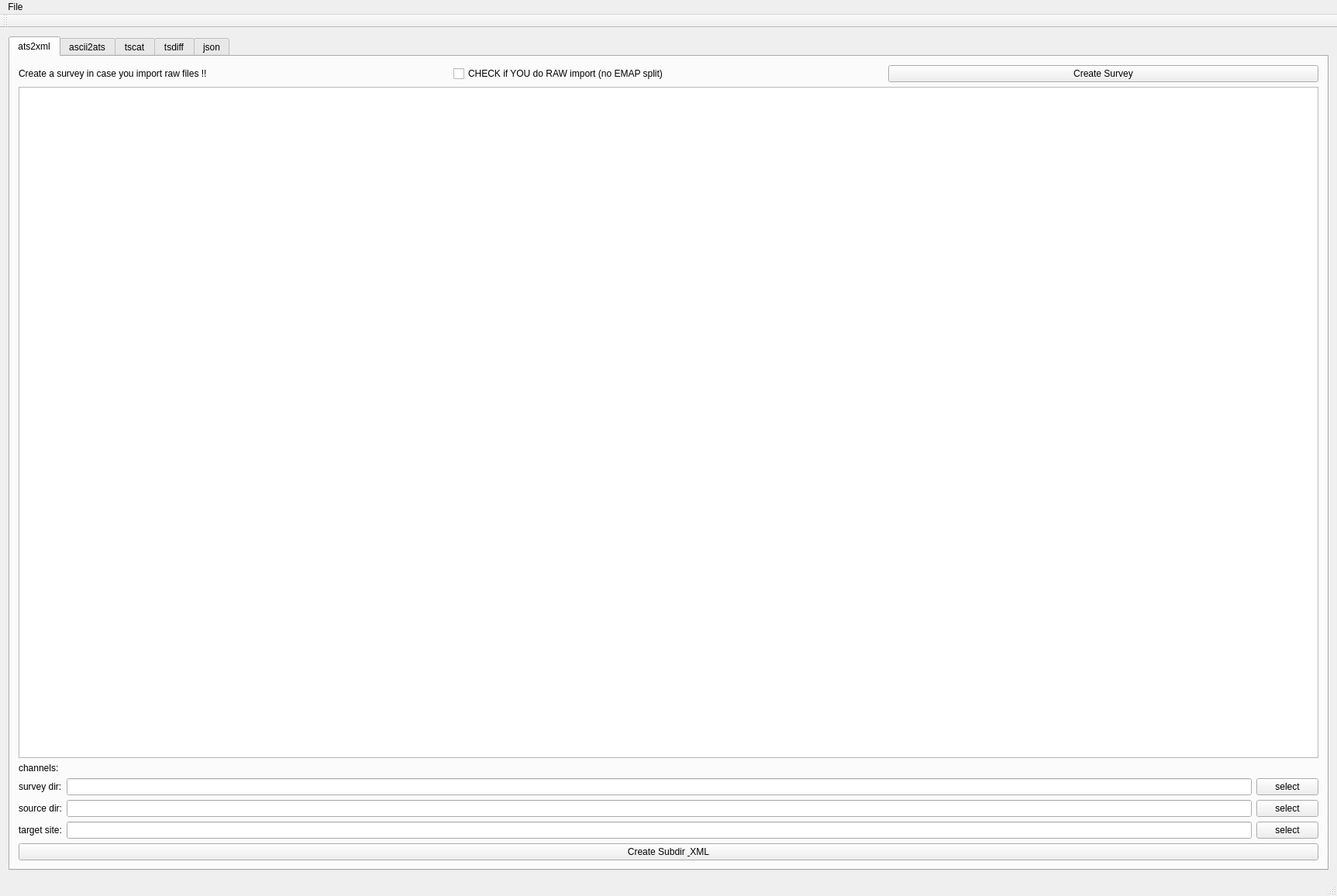
<?xml version="1.0" encoding="UTF-8"?>
<ui version="4.0">
 <class>MainWindow</class>
 <widget class="QMainWindow" name="MainWindow">
  <property name="geometry">
   <rect>
    <x>0</x>
    <y>0</y>
    <width>1725</width>
    <height>1156</height>
   </rect>
  </property>
  <property name="acceptDrops">
   <bool>true</bool>
  </property>
  <property name="windowTitle">
   <string>ts tools</string>
  </property>
  <widget class="QWidget" name="centralWidget">
   <layout class="QVBoxLayout" name="verticalLayout">
    <item>
     <widget class="QTabWidget" name="tabWidget">
      <property name="acceptDrops">
       <bool>true</bool>
      </property>
      <property name="toolTip">
       <string/>
      </property>
      <property name="currentIndex">
       <number>0</number>
      </property>
      <widget class="QWidget" name="tab_ats2xml">
       <attribute name="title">
        <string>ats2xml</string>
       </attribute>
       <layout class="QVBoxLayout" name="verticalLayout_2">
        <item>
         <layout class="QHBoxLayout" name="hzl_create_survey">
          <item>
           <widget class="QLabel" name="label">
            <property name="toolTip">
             <string>&lt;html&gt;&lt;head/&gt;&lt;body&gt;&lt;p&gt;ats2xml works on a survey dir structure &lt;span style=&quot; font-weight:600;&quot;&gt;ONLY&lt;/span&gt;&lt;/p&gt;&lt;/body&gt;&lt;/html&gt;</string>
            </property>
            <property name="text">
             <string>Create a survey in case you import raw files !!</string>
            </property>
           </widget>
          </item>
          <item>
           <widget class="QCheckBox" name="checkBox_raw_import">
            <property name="text">
             <string>CHECK if YOU do RAW import (no EMAP split)</string>
            </property>
           </widget>
          </item>
          <item>
           <widget class="QPushButton" name="pushButton_create_survey">
            <property name="text">
             <string>Create Survey</string>
            </property>
           </widget>
          </item>
         </layout>
        </item>
        <item>
         <widget class="QListWidget" name="ats2xml_listWidget">
          <property name="acceptDrops">
           <bool>true</bool>
          </property>
         </widget>
        </item>
        <item>
         <layout class="QHBoxLayout" name="hzl_chans">
          <item>
           <widget class="QLabel" name="label_3">
            <property name="toolTip">
             <string>&lt;html&gt;&lt;head/&gt;&lt;body&gt;&lt;p&gt;You can select channels&lt;/p&gt;&lt;p&gt;this is needed for splitting old EMAP data&lt;/p&gt;&lt;p&gt;to new ADU-08e EMAP with 2 channels&lt;/p&gt;&lt;/body&gt;&lt;/html&gt;</string>
            </property>
            <property name="text">
             <string>channels:</string>
            </property>
           </widget>
          </item>
         </layout>
        </item>
        <item>
         <layout class="QHBoxLayout" name="hzl_survey">
          <item>
           <widget class="QLabel" name="label_4">
            <property name="text">
             <string>survey dir:</string>
            </property>
           </widget>
          </item>
          <item>
           <widget class="lineedit_file" name="dirs_base_lineEdit"/>
          </item>
          <item>
           <widget class="QPushButton" name="dirs_base_select_pushButton">
            <property name="text">
             <string>select</string>
            </property>
           </widget>
          </item>
         </layout>
        </item>
        <item>
         <layout class="QHBoxLayout" name="hzl_source">
          <item>
           <widget class="QLabel" name="label_6">
            <property name="text">
             <string>source dir:</string>
            </property>
           </widget>
          </item>
          <item>
           <widget class="lineedit_file" name="dirs_source_lineEdit"/>
          </item>
          <item>
           <widget class="QPushButton" name="dirs_source_select_pushButton">
            <property name="text">
             <string>select</string>
            </property>
           </widget>
          </item>
         </layout>
        </item>
        <item>
         <layout class="QHBoxLayout" name="hzl_target_site">
          <item>
           <widget class="QLabel" name="label_5">
            <property name="text">
             <string>target site:</string>
            </property>
           </widget>
          </item>
          <item>
           <widget class="lineedit_file" name="dirs_target_lineEdit"/>
          </item>
          <item>
           <widget class="QPushButton" name="dirs_target_select_pushButton">
            <property name="text">
             <string>select</string>
            </property>
           </widget>
          </item>
         </layout>
        </item>
        <item>
         <widget class="QPushButton" name="pushButton_create_xml">
          <property name="text">
           <string>Create Subdir &amp; XML</string>
          </property>
         </widget>
        </item>
       </layout>
      </widget>
      <widget class="QWidget" name="tab_ascii2ats">
       <attribute name="title">
        <string>ascii2ats</string>
       </attribute>
       <layout class="QVBoxLayout" name="verticalLayout_3">
        <item>
         <layout class="QHBoxLayout" name="hzl_note">
          <item>
           <widget class="QLineEdit" name="lineEdit">
            <property name="font">
             <font>
              <weight>75</weight>
              <bold>true</bold>
             </font>
            </property>
            <property name="text">
             <string>Create a survey in case you import raw files !!, use ats2xml tab please</string>
            </property>
            <property name="readOnly">
             <bool>true</bool>
            </property>
           </widget>
          </item>
          <item>
           <spacer name="horizontalSpacer_9">
            <property name="orientation">
             <enum>Qt::Horizontal</enum>
            </property>
            <property name="sizeHint" stdset="0">
             <size>
              <width>40</width>
              <height>20</height>
             </size>
            </property>
           </spacer>
          </item>
         </layout>
        </item>
        <item>
         <layout class="QHBoxLayout" name="hzl_Ex">
          <item>
           <widget class="QLabel" name="label_8">
            <property name="text">
             <string>Ex</string>
            </property>
           </widget>
          </item>
          <item>
           <widget class="QComboBox" name="comboBox_Ex_sensor">
            <property name="sizePolicy">
             <sizepolicy hsizetype="Preferred" vsizetype="Fixed">
              <horstretch>0</horstretch>
              <verstretch>0</verstretch>
             </sizepolicy>
            </property>
           </widget>
          </item>
          <item>
           <widget class="QSpinBox" name="spinBox_ExSer">
            <property name="suffix">
             <string> serial</string>
            </property>
            <property name="minimum">
             <number>1</number>
            </property>
            <property name="maximum">
             <number>1000000</number>
            </property>
           </widget>
          </item>
          <item>
           <widget class="QDoubleSpinBox" name="doubleSpinBox_DipEx">
            <property name="suffix">
             <string> m dipole</string>
            </property>
            <property name="minimum">
             <double>0.010000000000000</double>
            </property>
            <property name="maximum">
             <double>99990000.000000000000000</double>
            </property>
            <property name="value">
             <double>1000.000000000000000</double>
            </property>
           </widget>
          </item>
          <item>
           <spacer name="horizontalSpacer_3">
            <property name="orientation">
             <enum>Qt::Horizontal</enum>
            </property>
            <property name="sizeHint" stdset="0">
             <size>
              <width>40</width>
              <height>20</height>
             </size>
            </property>
           </spacer>
          </item>
          <item>
           <widget class="QCheckBox" name="checkBox_chopperEx">
            <property name="text">
             <string>chooper on</string>
            </property>
           </widget>
          </item>
         </layout>
        </item>
        <item>
         <layout class="QHBoxLayout" name="hzl_Ey">
          <item>
           <widget class="QLabel" name="label_9">
            <property name="text">
             <string>Ey</string>
            </property>
           </widget>
          </item>
          <item>
           <widget class="QComboBox" name="comboBox_Ey_sensor"/>
          </item>
          <item>
           <widget class="QSpinBox" name="spinBox_EySer">
            <property name="suffix">
             <string> serial</string>
            </property>
            <property name="minimum">
             <number>1</number>
            </property>
            <property name="maximum">
             <number>1000000</number>
            </property>
           </widget>
          </item>
          <item>
           <widget class="QDoubleSpinBox" name="doubleSpinBox_DipEy">
            <property name="suffix">
             <string> m dipole</string>
            </property>
            <property name="minimum">
             <double>0.010000000000000</double>
            </property>
            <property name="maximum">
             <double>99990000.000000000000000</double>
            </property>
            <property name="value">
             <double>1000.000000000000000</double>
            </property>
           </widget>
          </item>
          <item>
           <spacer name="horizontalSpacer_5">
            <property name="orientation">
             <enum>Qt::Horizontal</enum>
            </property>
            <property name="sizeHint" stdset="0">
             <size>
              <width>40</width>
              <height>20</height>
             </size>
            </property>
           </spacer>
          </item>
          <item>
           <widget class="QCheckBox" name="checkBox_chopperEy">
            <property name="text">
             <string>chopper on</string>
            </property>
           </widget>
          </item>
         </layout>
        </item>
        <item>
         <layout class="QHBoxLayout" name="horizontalLayout_2">
          <item>
           <widget class="QLabel" name="label_10">
            <property name="text">
             <string>Hx</string>
            </property>
           </widget>
          </item>
          <item>
           <widget class="QComboBox" name="comboBox_Hx_sensor"/>
          </item>
          <item>
           <widget class="QSpinBox" name="spinBox_HxSer">
            <property name="suffix">
             <string> serial</string>
            </property>
            <property name="minimum">
             <number>0</number>
            </property>
            <property name="maximum">
             <number>1000000</number>
            </property>
            <property name="value">
             <number>1</number>
            </property>
           </widget>
          </item>
          <item>
           <spacer name="horizontalSpacer_4">
            <property name="orientation">
             <enum>Qt::Horizontal</enum>
            </property>
            <property name="sizeHint" stdset="0">
             <size>
              <width>40</width>
              <height>20</height>
             </size>
            </property>
           </spacer>
          </item>
          <item>
           <widget class="QCheckBox" name="checkBox_chopperHx">
            <property name="text">
             <string>chopper on</string>
            </property>
           </widget>
          </item>
         </layout>
        </item>
        <item>
         <layout class="QHBoxLayout" name="horizontalLayout_5">
          <item>
           <widget class="QLabel" name="label_11">
            <property name="text">
             <string>Hy</string>
            </property>
           </widget>
          </item>
          <item>
           <widget class="QComboBox" name="comboBox_Hy_sensor"/>
          </item>
          <item>
           <widget class="QSpinBox" name="spinBox_HySer">
            <property name="suffix">
             <string> serial</string>
            </property>
            <property name="maximum">
             <number>1000000</number>
            </property>
            <property name="value">
             <number>1</number>
            </property>
           </widget>
          </item>
          <item>
           <spacer name="horizontalSpacer_6">
            <property name="orientation">
             <enum>Qt::Horizontal</enum>
            </property>
            <property name="sizeHint" stdset="0">
             <size>
              <width>40</width>
              <height>20</height>
             </size>
            </property>
           </spacer>
          </item>
          <item>
           <widget class="QCheckBox" name="checkBox_chopperHy">
            <property name="text">
             <string>chopper on</string>
            </property>
           </widget>
          </item>
         </layout>
        </item>
        <item>
         <layout class="QHBoxLayout" name="horizontalLayout_3">
          <item>
           <widget class="QLabel" name="label_12">
            <property name="text">
             <string>Hz</string>
            </property>
           </widget>
          </item>
          <item>
           <widget class="QComboBox" name="comboBox_Hz_sensor"/>
          </item>
          <item>
           <widget class="QSpinBox" name="spinBox_HzSer">
            <property name="suffix">
             <string> serial</string>
            </property>
            <property name="maximum">
             <number>1000000</number>
            </property>
            <property name="value">
             <number>1</number>
            </property>
           </widget>
          </item>
          <item>
           <spacer name="horizontalSpacer_7">
            <property name="orientation">
             <enum>Qt::Horizontal</enum>
            </property>
            <property name="sizeHint" stdset="0">
             <size>
              <width>40</width>
              <height>20</height>
             </size>
            </property>
           </spacer>
          </item>
          <item>
           <widget class="QCheckBox" name="checkBox_chopperHz">
            <property name="text">
             <string>chopper on</string>
            </property>
           </widget>
          </item>
         </layout>
        </item>
        <item>
         <layout class="QHBoxLayout" name="horizontalLayout_4">
          <item>
           <widget class="QLabel" name="label_13">
            <property name="text">
             <string>StartDate UTC: </string>
            </property>
           </widget>
          </item>
          <item>
           <widget class="QDateTimeEdit" name="dateTimeEdit_starts">
            <property name="displayFormat">
             <string>yyyy-MM-dd HH:mm:ss</string>
            </property>
            <property name="timeSpec">
             <enum>Qt::UTC</enum>
            </property>
           </widget>
          </item>
          <item>
           <widget class="QLabel" name="label_14">
            <property name="text">
             <string>Sample Freq</string>
            </property>
           </widget>
          </item>
          <item>
           <widget class="QComboBox" name="comboBox_sample_freq"/>
          </item>
          <item>
           <widget class="QLabel" name="label_15">
            <property name="text">
             <string>or:</string>
            </property>
           </widget>
          </item>
          <item>
           <widget class="QLineEdit" name="lineEdit_sample_freq">
            <property name="sizePolicy">
             <sizepolicy hsizetype="Minimum" vsizetype="Fixed">
              <horstretch>0</horstretch>
              <verstretch>0</verstretch>
             </sizepolicy>
            </property>
            <property name="text">
             <string>0</string>
            </property>
            <property name="maxLength">
             <number>327</number>
            </property>
           </widget>
          </item>
          <item>
           <widget class="QLabel" name="label_16">
            <property name="text">
             <string>[Hz]</string>
            </property>
           </widget>
          </item>
          <item>
           <widget class="QRadioButton" name="radioButton_mV">
            <property name="text">
             <string>mV</string>
            </property>
            <property name="checked">
             <bool>true</bool>
            </property>
           </widget>
          </item>
          <item>
           <widget class="QRadioButton" name="radioButton_V">
            <property name="text">
             <string>V</string>
            </property>
           </widget>
          </item>
         </layout>
        </item>
        <item>
         <layout class="QHBoxLayout" name="horizontalLayout_6">
          <item>
           <widget class="QLabel" name="label_2">
            <property name="text">
             <string>Latitude</string>
            </property>
           </widget>
          </item>
          <item>
           <widget class="QSpinBox" name="spinBox_LatDeg">
            <property name="suffix">
             <string> deg</string>
            </property>
            <property name="minimum">
             <number>0</number>
            </property>
            <property name="maximum">
             <number>180</number>
            </property>
           </widget>
          </item>
          <item>
           <widget class="QSpinBox" name="spinBox_LatMin">
            <property name="suffix">
             <string> min</string>
            </property>
            <property name="maximum">
             <number>59</number>
            </property>
           </widget>
          </item>
          <item>
           <widget class="QDoubleSpinBox" name="doubleSpinBox_LatSec">
            <property name="suffix">
             <string> s</string>
            </property>
            <property name="maximum">
             <double>59.990000000000002</double>
            </property>
           </widget>
          </item>
          <item>
           <widget class="QComboBox" name="comboBox_NS_Indicator"/>
          </item>
          <item>
           <spacer name="horizontalSpacer">
            <property name="orientation">
             <enum>Qt::Horizontal</enum>
            </property>
            <property name="sizeHint" stdset="0">
             <size>
              <width>40</width>
              <height>20</height>
             </size>
            </property>
           </spacer>
          </item>
          <item>
           <widget class="QLabel" name="label_17">
            <property name="text">
             <string>Longitude</string>
            </property>
           </widget>
          </item>
          <item>
           <widget class="QSpinBox" name="spinBox_LonDeg">
            <property name="suffix">
             <string> deg</string>
            </property>
            <property name="maximum">
             <number>360</number>
            </property>
           </widget>
          </item>
          <item>
           <widget class="QSpinBox" name="spinBox_LonMin">
            <property name="suffix">
             <string> min</string>
            </property>
            <property name="maximum">
             <number>59</number>
            </property>
           </widget>
          </item>
          <item>
           <widget class="QDoubleSpinBox" name="doubleSpinBox_LonSec">
            <property name="suffix">
             <string> s</string>
            </property>
            <property name="maximum">
             <double>59.990000000000002</double>
            </property>
           </widget>
          </item>
          <item>
           <widget class="QComboBox" name="comboBox_EW_Indicator"/>
          </item>
          <item>
           <spacer name="horizontalSpacer_2">
            <property name="orientation">
             <enum>Qt::Horizontal</enum>
            </property>
            <property name="sizeHint" stdset="0">
             <size>
              <width>40</width>
              <height>20</height>
             </size>
            </property>
           </spacer>
          </item>
          <item>
           <widget class="QLabel" name="label_18">
            <property name="text">
             <string>Elevation</string>
            </property>
           </widget>
          </item>
          <item>
           <widget class="QDoubleSpinBox" name="doubleSpinBox_Elevation">
            <property name="suffix">
             <string> m</string>
            </property>
            <property name="maximum">
             <double>99990.000000000000000</double>
            </property>
           </widget>
          </item>
         </layout>
        </item>
        <item>
         <layout class="QHBoxLayout" name="horizontalLayout_9">
          <item>
           <widget class="QPushButton" name="pushButton_load_sensordb">
            <property name="text">
             <string>load sensor calibration DB</string>
            </property>
           </widget>
          </item>
         </layout>
        </item>
        <item>
         <layout class="QHBoxLayout" name="horizontalLayout_7">
          <item>
           <widget class="QPushButton" name="pushButton_run_ascii2ats">
            <property name="text">
             <string>run</string>
            </property>
           </widget>
          </item>
          <item>
           <widget class="QPushButton" name="pushButton_cancel_ascii2ats">
            <property name="text">
             <string>cancel</string>
            </property>
           </widget>
          </item>
          <item>
           <spacer name="horizontalSpacer_8">
            <property name="orientation">
             <enum>Qt::Horizontal</enum>
            </property>
            <property name="sizeHint" stdset="0">
             <size>
              <width>40</width>
              <height>20</height>
             </size>
            </property>
           </spacer>
          </item>
          <item>
           <widget class="QCheckBox" name="checkBox_force_64bit">
            <property name="text">
             <string>force 64bit</string>
            </property>
           </widget>
          </item>
         </layout>
        </item>
       </layout>
      </widget>
      <widget class="QWidget" name="tab_tscat">
       <attribute name="title">
        <string>tscat</string>
       </attribute>
       <layout class="QVBoxLayout" name="verticalLayout_4">
        <item>
         <layout class="QHBoxLayout" name="horizontalLayout_8">
          <item>
           <widget class="QLabel" name="label_21">
            <property name="text">
             <string>Sites are at same postion; E-Field has the SAME orientation (e.g N&lt;-&gt;S &amp; E&lt;-&gt;W); diople length may vary</string>
            </property>
           </widget>
          </item>
         </layout>
        </item>
        <item>
         <layout class="QVBoxLayout" name="verticalLayout_7">
          <item>
           <layout class="QHBoxLayout" name="hzl_tscat_header">
            <item>
             <widget class="QLabel" name="label_20">
              <property name="text">
               <string>Select a frequency first:</string>
              </property>
             </widget>
            </item>
            <item>
             <widget class="QComboBox" name="fcombo_tscat_template"/>
            </item>
            <item>
             <widget class="QLabel" name="label_19">
              <property name="text">
               <string>Drag &amp; Drop your meas dirs below</string>
              </property>
             </widget>
            </item>
           </layout>
          </item>
          <item>
           <layout class="QHBoxLayout" name="hzl_tscat_list">
            <item>
             <widget class="QListWidget" name="listWidget_tscat"/>
            </item>
           </layout>
          </item>
          <item>
           <layout class="QHBoxLayout" name="hzl_run">
            <item>
             <widget class="QPushButton" name="cancel_tscat_button">
              <property name="text">
               <string>cancel / clear</string>
              </property>
             </widget>
            </item>
            <item>
             <widget class="QPushButton" name="run_tscat_button">
              <property name="text">
               <string>run</string>
              </property>
             </widget>
            </item>
           </layout>
          </item>
         </layout>
        </item>
       </layout>
      </widget>
      <widget class="QWidget" name="tab_tsdiff">
       <property name="acceptDrops">
        <bool>true</bool>
       </property>
       <attribute name="title">
        <string>tsdiff</string>
       </attribute>
       <layout class="QVBoxLayout" name="verticalLayout_5">
        <item>
         <widget class="QLabel" name="label_tsdiff">
          <property name="text">
           <string>TextLabel</string>
          </property>
         </widget>
        </item>
        <item>
         <widget class="QListWidget" name="tsdiff_listWidget"/>
        </item>
        <item>
         <layout class="QHBoxLayout" name="horizontalLayout">
          <item>
           <widget class="QPushButton" name="pushButton_tsdiff">
            <property name="sizePolicy">
             <sizepolicy hsizetype="MinimumExpanding" vsizetype="Fixed">
              <horstretch>0</horstretch>
              <verstretch>0</verstretch>
             </sizepolicy>
            </property>
            <property name="text">
             <string>ts diff</string>
            </property>
           </widget>
          </item>
          <item>
           <widget class="QCheckBox" name="diff_5percent">
            <property name="text">
             <string>5%</string>
            </property>
           </widget>
          </item>
         </layout>
        </item>
       </layout>
      </widget>
      <widget class="QWidget" name="tab_json">
       <attribute name="title">
        <string>json</string>
       </attribute>
       <layout class="QVBoxLayout" name="verticalLayout_6">
        <item>
         <widget class="QLabel" name="label_7">
          <property name="acceptDrops">
           <bool>true</bool>
          </property>
          <property name="toolTipDuration">
           <number>2</number>
          </property>
          <property name="text">
           <string>drag an drop</string>
          </property>
         </widget>
        </item>
        <item>
         <widget class="QListWidget" name="json_listWidget">
          <property name="toolTip">
           <string notr="true"/>
          </property>
         </widget>
        </item>
        <item>
         <widget class="QGroupBox" name="groupBox_0_sensor">
          <property name="title">
           <string>sensor</string>
          </property>
          <layout class="QHBoxLayout" name="horizontalLayout_10"/>
         </widget>
        </item>
        <item>
         <widget class="QGroupBox" name="groupBox_1_sensor">
          <property name="title">
           <string>sensor</string>
          </property>
          <layout class="QHBoxLayout" name="horizontalLayout_12"/>
         </widget>
        </item>
        <item>
         <widget class="QGroupBox" name="groupBox_2_sensor">
          <property name="title">
           <string>sensor</string>
          </property>
          <layout class="QHBoxLayout" name="horizontalLayout_13"/>
         </widget>
        </item>
        <item>
         <widget class="QGroupBox" name="groupBox_system_type">
          <property name="title">
           <string>system</string>
          </property>
          <layout class="QHBoxLayout" name="horizontalLayout_11">
           <item>
            <widget class="QRadioButton" name="radioButton_3">
             <property name="text">
              <string>mtu 5ch</string>
             </property>
            </widget>
           </item>
           <item>
            <widget class="QRadioButton" name="radioButton_2">
             <property name="text">
              <string>V8</string>
             </property>
            </widget>
           </item>
           <item>
            <widget class="QRadioButton" name="radioButton">
             <property name="text">
              <string>umt rmt03 5ch</string>
             </property>
            </widget>
           </item>
           <item>
            <widget class="QRadioButton" name="radioButton_4">
             <property name="text">
              <string>umt rmt05 8ch</string>
             </property>
            </widget>
           </item>
           <item>
            <spacer name="horizontalSpacer_10">
             <property name="orientation">
              <enum>Qt::Horizontal</enum>
             </property>
             <property name="sizeHint" stdset="0">
              <size>
               <width>40</width>
               <height>20</height>
              </size>
             </property>
            </spacer>
           </item>
           <item>
            <spacer name="horizontalSpacer_12">
             <property name="orientation">
              <enum>Qt::Horizontal</enum>
             </property>
             <property name="sizeHint" stdset="0">
              <size>
               <width>40</width>
               <height>20</height>
              </size>
             </property>
            </spacer>
           </item>
          </layout>
         </widget>
        </item>
        <item>
         <widget class="QPushButton" name="pushButton_convert_json">
          <property name="text">
           <string>convert to ats</string>
          </property>
         </widget>
        </item>
       </layout>
      </widget>
     </widget>
    </item>
   </layout>
  </widget>
  <widget class="QMenuBar" name="menuBar">
   <property name="geometry">
    <rect>
     <x>0</x>
     <y>0</y>
     <width>1725</width>
     <height>40</height>
    </rect>
   </property>
   <widget class="QMenu" name="menuCreate_Survey">
    <property name="title">
     <string>File</string>
    </property>
    <addaction name="actionCreate_Survey"/>
   </widget>
   <addaction name="menuCreate_Survey"/>
  </widget>
  <widget class="QToolBar" name="mainToolBar">
   <attribute name="toolBarArea">
    <enum>TopToolBarArea</enum>
   </attribute>
   <attribute name="toolBarBreak">
    <bool>false</bool>
   </attribute>
  </widget>
  <widget class="QStatusBar" name="statusBar"/>
  <action name="actionCreate_Survey">
   <property name="text">
    <string>Create Survey</string>
   </property>
  </action>
 </widget>
 <layoutdefault spacing="6" margin="11"/>
 <customwidgets>
  <customwidget>
   <class>lineedit_file</class>
   <extends>QLineEdit</extends>
   <header location="global">lineedit_file.h</header>
  </customwidget>
 </customwidgets>
 <resources/>
 <connections/>
</ui>
